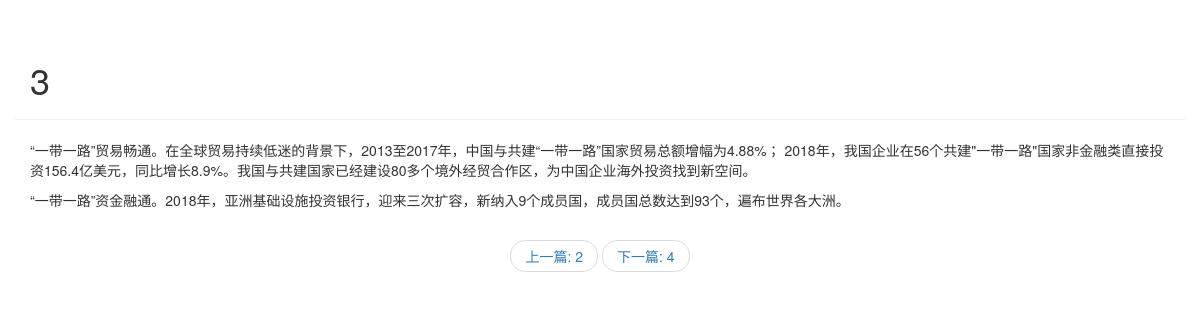
Page /blog/detail/3 on the committed database.
### blog/models.py (models this page shows, shortened)
class Article(models.Model):
    article_id = models.AutoField(primary_key=True)
    title = models.TextField()
    brief_content = models.TextField()
    content = models.TextField()
    publish_data = models.DateTimeField(auto_now=True)

### blog/views.py (the view)
# urls.py: path('detail/<int:article_id>',blog.views.get_detail_page)
def get_detail_page(request,article_id):
    all_article = Article.objects.all()
    curr_article = None
    previous_index = 0
    next_index = 0
    previous_article = None
    next_article = None
    for index, article in enumerate(all_article):
        if index == 0:
            previous_index = 0
            next_index = index + 1
        elif index == len(all_article) - 1:
            previous_index = index - 1
            next_index = index
        else:
            previous_index = index -1
            next_index = index + 1
        if article.article_id == article_id:
            curr_article = article
            previous_article = all_article[previous_index]
            next_article = all_article[next_index]
            break
    section_list = curr_article.content.split('\n')
    return render(request, 'blog/detail.html', {
        'curr_article': curr_article,
        'section_list': section_list,
        'previous_article': previous_article,
        'next_article': next_article
    })

### blog/templates/blog/detail.html (shortened to what this page needs)
<!DOCTYPE html>
<html lang="en">
<head>
    <link rel="stylesheet" href="https://cdn.jsdelivr.net/npm/bootstrap@3.3.7/dist/css/bootstrap.min.css"
>
</head>
<body>
<div class="container page-header">
    <h1>{{ curr_article.title }}</h1>
</div>
<div class="container body-main">
    <div>
        {% for section in section_list %}
        <p>{{ section }}</p>
        {% endfor %}
    </div>
</div>
<div>
    <nav aria-label="...">
  <ul class="pager">
    <li><a href="/blog/detail/{{ previous_article.article_id }}">上一篇: {{ previous_article.title }}</a></li>
    <li><a href="/blog/detail/{{ next_article.article_id }}">下一篇: {{ next_article.title }}</a></li>
  </ul>
</nav>
</div>
</body>
</html>

### rows in the picture
Article: title "3"
Article: title "2"
Article: title "4"

### other values in the picture
{{ section }} "“一带一路”贸易畅通。在全球贸易持续低迷的背景下，2013至2017年，中国与共建“一带一路”国家贸易总额增幅为4.88%； 2018年，我国企业在56个共建\"一带一路\"国家非金融类直接投资156.4亿美元，同比增长8.9%。我国与共建国家已经建设80多个境外经贸合作区，为中国企业海外投资找到新空间。" "“一带一路”资金融通。2018年，亚洲基础设施投资银行，迎来三次扩容，新纳入9个成员国，成员国总数达到93个，遍布世界各大洲。"
